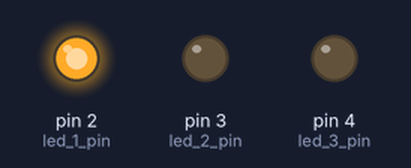
Recording of a sketch running on a simulated Arduino Uno, built with avr-gcc and run on an emulated ATmega328P. Parts: output pins drawn as LEDs (lit = HIGH).

Above: at 0.2 s.
At 3.7 s:
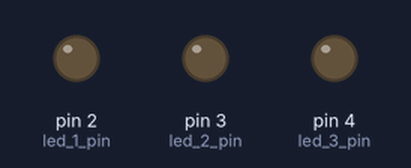
At 5.2 s:
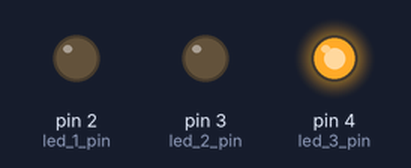
At 7.2 s:
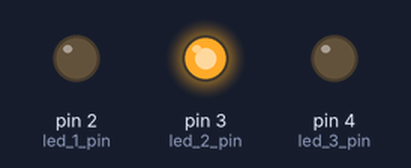
Timing chart, 0 to 7.8 s (numbered marks = the images above):
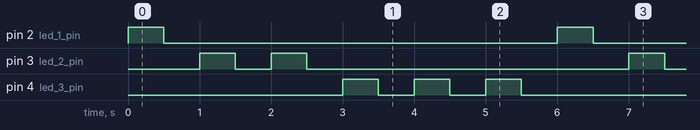

Measured:
- by itself, pin 2 (led_1_pin): alternates HIGH for 0.50 s and LOW for 5.5 s
- by itself, pin 3 (led_2_pin): repeats every 6.0 s: LOW 0.50 s, HIGH 0.50 s, LOW 4.5 s, HIGH 0.50 s
- by itself, pin 4 (led_3_pin): repeats every 6.0 s: 2 × (LOW 0.50 s, HIGH 0.50 s), LOW 3.5 s, HIGH 0.50 s

The sketch:

sketch_jul19b.ino
```cpp
// led blink
// 1st led blinks once
// 2nd led blinks twice
// 3rd led blinks thrice
// simulation of this code : https://www.tinkercad.com/things/ecScr4Di9mx-fantastic-jaagub-wluff

const int led_1_pin = 2;
const int led_2_pin =3;
const int led_3_pin =4;
void setup() {
  // put your setup code here, to run once:
  pinMode(led_1_pin, OUTPUT);
  pinMode(led_2_pin, OUTPUT);
  pinMode(led_3_pin, OUTPUT);
}

void loop() {

  // MAKE LED 1 BLINK ONCE
  digitalWrite(led_1_pin ,HIGH);
  delay(500);
  digitalWrite(led_1_pin ,LOW);
  delay(500);

  //MAKE LED 2 BLINK TWICE

  digitalWrite(led_2_pin, HIGH);
  delay(500);
  digitalWrite(led_2_pin, LOW);
  delay(500);
   digitalWrite(led_2_pin, HIGH);
  delay(500);
   digitalWrite(led_2_pin, LOW);
  delay(500);

  //MAKE LED 3 BLINK THRICE

  for(int i = 0; i<3;i++){
    digitalWrite(led_3_pin,HIGH);
    delay(500);
    digitalWrite(led_3_pin, LOW);
    delay(500);
  }
  }
```
